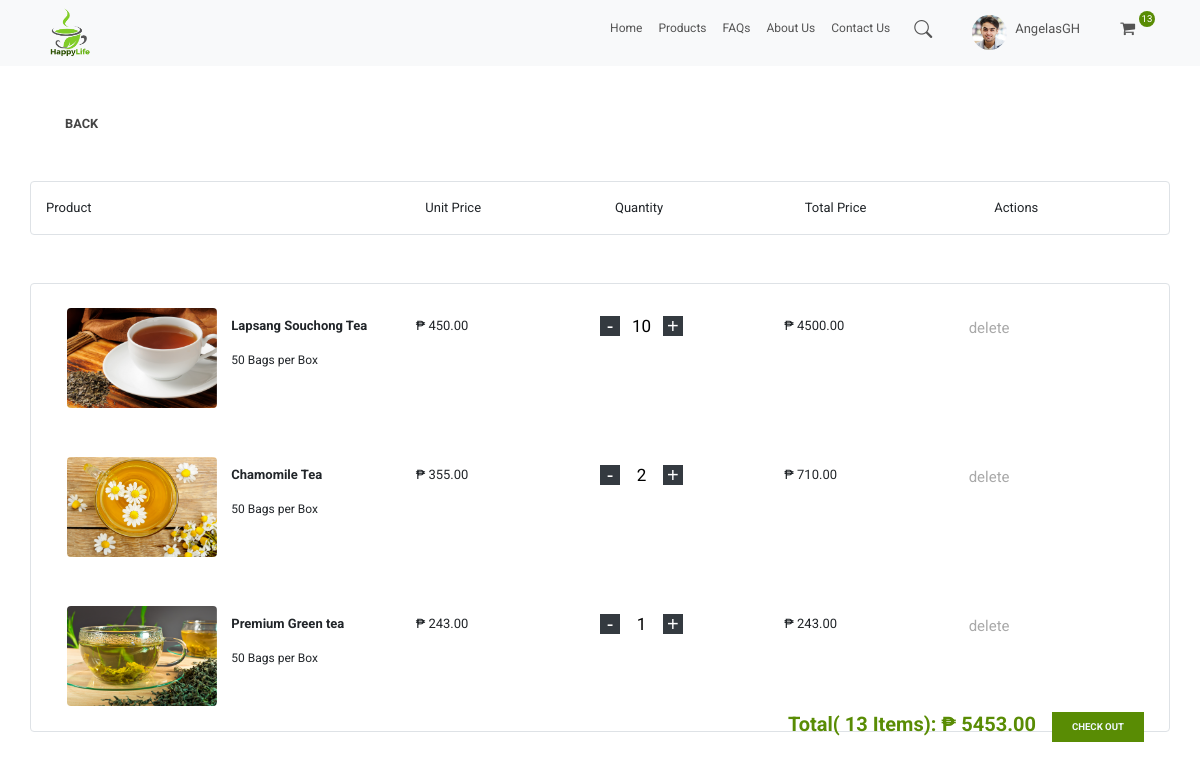
Page /user_cart/ (signed in) on the earlier database version.
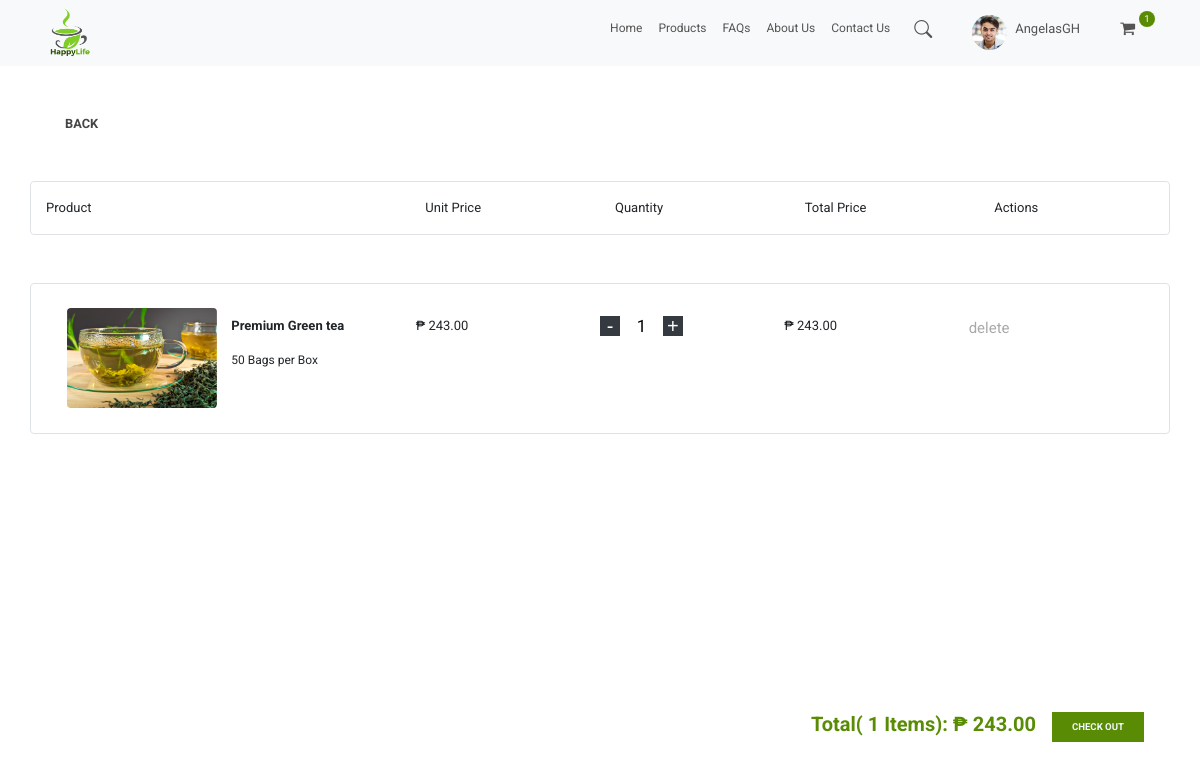
Same page on the later database version.
### store/models.py (models this page shows, shortened)
class Order(models.Model):
    customer = models.ForeignKey(Customer, on_delete=models.SET_NULL, null=True, blank=True)
    date_ordered = models.DateTimeField(auto_now_add=True)
    complete = models.BooleanField(default=False, null=True, blank=False)
    transaction_id = models.CharField(max_length=100, null=True)
    @property
    def get_cart_total(self):
        orderitems = self.orderitem_set.all()
        total = sum([item.get_total for item in orderitems])
        return total
    def get_cart_items(self):
        orderitems = self.orderitem_set.all()
        total = sum([item.quantity for item in orderitems])
        return total

class OrderItem(models.Model):
    product = models.ForeignKey(Product, on_delete=models.SET_NULL, null=True, blank=True)
    order = models.ForeignKey(Order, on_delete=models.SET_NULL, null=True, blank=True)
    quantity = models.IntegerField(default=0, null=True, blank=True)
    date_added = models.DateTimeField(auto_now_add=True)
    @property
    def get_total(self):
        total = self.product.price * self.quantity
        return total

class Product(models.Model):
    name = models.CharField(max_length=200)
    price = models.FloatField()
    details = models.CharField(max_length=500, null=True, blank=True)
    benefits = models.CharField(max_length=500, null=True, blank=True)
    image = models.ImageField(null=True, blank=True)
    @property
    def imageURL(self):
        try:
            url = self.image.url
        except:
            url = ''
        return url

### store/views.py (the view)
# urls.py: path('user_cart/', views.user_cart, name="user_cart"),
def user_cart(request):
    if request.user.is_authenticated:
        customer = request.user.customer
        order, created = Order.objects.get_or_create(customer=customer, complete=False)
        items = order.orderitem_set.all()
        cartItems = order.get_cart_items
    else:
        items = []
        order = {'get_cart_total': 0, 'get_cart_items': 0}
        cartItems = order['get_cart_items']
    context = {'items': items, 'order': order, 'cartItems': cartItems}
    return render(request, 'user/cart.html', context)

### store/templates/user/cart.html
{% extends 'user/home.html' %}
{% load static %}
{% block content %}
    <section id="signin-form" >
        <div class="container">
            <a href="{% url 'user_products' %}"><button class="back-btn py-5">Back</button></a>
            <div class="row border rounded pt-3">
                <div class="col-lg-4">
                    <p>Product</p>
                </div>
                <div class="col-lg-2">
                    <p>Unit Price</p>
                </div>
                <div class="col-lg-2">
                    <p>Quantity</p>
                </div>
                <div class="col-lg-2">
                    <p>Total Price</p>
                </div>
                <div class="col-lg-2">
                    <p>Actions</p>
                </div>
            </div>
            <br><br>
            <div class="row border rounded">
            {% for item in items %}
            <div class="row p-3">
                <div class="col-lg-4">
                    <div class="row">
                        <div class="col-lg-6">
                            <div class="form-check pt-2">
                              <label class="form-check-label">
                                <img id="cart-image" class="rounded mx-auto d-block" src="{{item.product.imageURL}}">
                              </label>
                            </div>
                        </div>
                        <div class="col-lg-6 col-md-4 py-3">
                              <p><strong>{{item.product.name}}</strong></p>
                              <p style="font-size:12px;, margin:0;, padding: 0;">50 Bags per Box</p>
                        </div>
                    </div>
                </div>
                <div class="col-lg-2 pt-3">
                    <p>₱ {{item.product.price|floatformat:2}}</p>
                </div>
                <div class="col-lg-2 pt-3">
                        <div class="qty">
                            <span data-product="{{item.product.id}}" data-action="remove" class="minus bg-dark update-cart">-</span>
                            <input type="number" class="count" name="qty" value="{{ item.quantity}}">
                            <span data-product="{{item.product.id}}" data-action="add" class="plus bg-dark update-cart">+</span>
                        </div>
                </div>
                <div class="col-lg-2 pt-3">
                    <p>₱ {{item.get_total|floatformat:2}}</p>
                </div>
                <div class="col-lg-2 pt-3">
                    <span data-product="{{item.product.id}}" data-action="delete" class="span update-cart">delete</span>
                </div>
            </div>
            {% endfor %}
            </div>
            <br><br>
            <div class="d-flex justify-content-end py-5 px-5 fixed-bottom">
                <div class="p-2 bd-highlight">
                    <h2 style="font-size: 20px">Total( {{order.get_cart_items}} Items): ₱ {{order.get_cart_total|floatformat:2}}</h2>
                </div>
                <div class="p-2 bd-highlight">
                    <a href="{% url 'user_checkout' %}"><button class="btn-add-to-cart">CHECK OUT</button></a>
                </div>
            </div>
        </div>
    </section>
{% endblock content %}

### store/templates/user/home.html (shortened to what this page needs)
<!DOCTYPE html>
{% load static %}
<html>
<head>
        <link rel="stylesheet" href="https://cdn.jsdelivr.net/npm/bootstrap@5.2.0-beta1/dist/css/bootstrap.min.css">
        <link rel="stylesheet" href="https://cdn.jsdelivr.net/npm/bootstrap@4.1.3/dist/css/bootstrap.min.css">
        <link rel="stylesheet" href="https://stackpath.bootstrapcdn.com/bootstrap/4.1.3/css/bootstrap.min.css">
        <link rel="stylesheet" href="https://cdn.jsdelivr.net/npm/bootstrap-icons@1.8.3/font/bootstrap-icons.css">
        <link rel="stylesheet" href="https://cdn.jsdelivr.net/npm/bootstrap@4.0.0/dist/css/bootstrap.min.css"
>
        <link href="https://stackpath.bootstrapcdn.com/font-awesome/4.7.0/css/font-awesome.min.css" rel="stylesheet">
        <link rel="stylesheet" type="text/css" href="{% static 'css/main.css' %}">
</head>
<body>
        <nav class="navbar sticky-top navbar-expand-lg bg-light">
          <div class="container">
            <a href="{% url 'user_home' %}"><img src="{% static 'images/HappyLife-logo.png' %}" alt=""></a>
            <div class="collapse navbar-collapse" id="navbarSupportedContent">
                {% with request.resolver_match.url_name as url_name %}
              <ul class="navbar-nav ml-auto">
                <li class="nav-item ">
                  <a class="nav-link {% if url_name == 'user_home' %}active{% endif %}" aria-current="page" href="{% url 'user_home' %}">Home</a>
                </li>
                <li class="nav-item">
                  <a class="nav-link {% if url_name == 'user_products' %}active{% endif %}" href="{% url 'user_products' %}">Products</a>
                </li>
                  <li class="nav-item">
                  <a class="nav-link {% if url_name == 'user_faqs' %}active{% endif %}" href="{% url 'user_faqs' %}">FAQs</a>
                </li>
                  <li class="nav-item">
                  <a class="nav-link {% if url_name == 'user_about_us' %}active{% endif %}" href="{% url 'user_about_us' %}">About Us</a>
                </li>
                  <li class="nav-item">
                  <a class="nav-link {% if url_name == 'user_contact_us' %}active{% endif %}" href="{% url 'user_contact_us' %}">Contact Us</a>
                </li>
                <li class="nav-item pt-1 px-3">
                      <a href="#search"><i class="bi bi-search" aria-hidden="true"></i></a>
                </li>
                <li class="nav-item pt-1 pl-4 pr-1 ">
                      <a href="#">
                          <img src="{% static 'images/persons/profile.png' %}" alt="..." class="rounded-circle size">
                      </a>
                </li>
                  <li class="nav-item pt-2 pl-1 pr-4 ">
                      <a class="view_link" href="#">
                            <p>{{user}}</p>
                      </a>
                </li>
                  <li class="nav-item pt-1 pl-3 pr-1">
                      <a href="{% url 'user_cart' %}">
                            <i class="fas fa fa-shopping-cart fa-lg"></i>
                      </a>
                </li>
                <li class="nav-item  ">
                      <span class="cart-basket d-flex align-items-center justify-content-center">
                       {{cartItems}}
                      </span>
                </li>
              </ul>
                {% endwith %}
            </div>
          </div>
        </nav>
        {% block content%}{% endblock content%}
</body>
</html>

Differences in the rows shown:
removed OrderItem: product.imageURL (picture), product.name "Lapsang Souchong Tea", product.price "450.00", qty "10", get_total "4500.00"
removed OrderItem: product.imageURL (picture), product.name "Chamomile Tea", product.price "355.00", qty "2", get_total "710.00"
computed for Order: id.quantity "13" → "1"; get_cart_items "13" → "1"; get_cart_total "5453.00" → "243.00"
